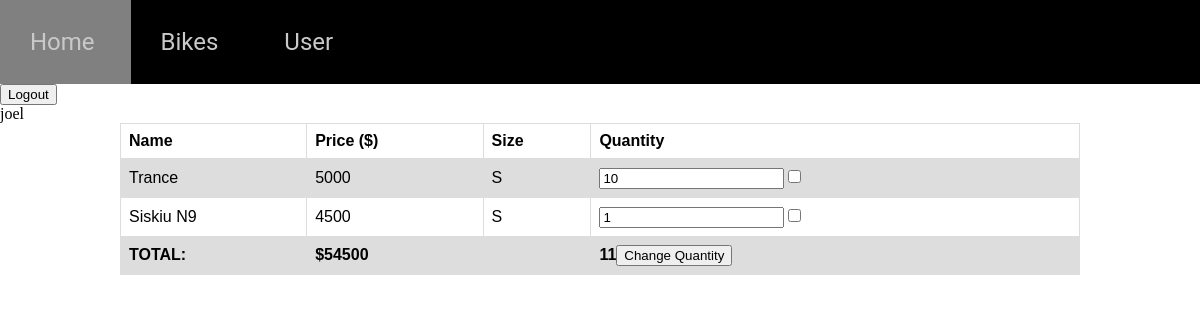
Page /user (signed in) on the committed database.
### tables this page shows
CREATE TABLE users (id INTEGER PRIMARY KEY, name STRING NOT NULL UNIQUE, password STRING NOT NULL, email STRING NOT NULL UNIQUE, phone INTEGER, admin INTEGER DEFAULT (0) NOT NULL);

CREATE TABLE cart (user_id INTEGER REFERENCES users (id), bike_id INTEGER REFERENCES bikes (id), quantity INTEGER NOT NULL DEFAULT (1), id INTEGER PRIMARY KEY NOT NULL, size INTEGER REFERENCES sizes (id) NOT NULL);

CREATE TABLE bikes (id INTEGER PRIMARY KEY NOT NULL UNIQUE, name STRING UNIQUE NOT NULL, type INT REFERENCES type (id) NOT NULL, price INT NOT NULL, brand INT NOT NULL REFERENCES brand (id), year INT NOT NULL, wheel_size REFERENCES wheel_sizes (id) NOT NULL, image STRING UNIQUE NOT NULL, description STRING NOT NULL, gender INTEGER REFERENCES genders (id) NOT NULL);

CREATE TABLE sizes (id INTEGER PRIMARY KEY UNIQUE NOT NULL, size STRING NOT NULL UNIQUE);

### main.py (the view, shortened to what this page needs)
@app.route("/user", methods=["GET", "POST"])
def user():
    if session.get('logstatus', None) == "false":
        return redirect(url_for("bikes"))
    else:
        user_id = session.get('logstatus', None)
        conn = sqlite3.connect('Beamma-Bikes.db')
        c = conn.cursor()
        c.execute("SELECT bikes.name, bikes.price, cart.quantity, cart.id, cart.user_id, sizes.size FROM cart INNER JOIN bikes ON cart.bike_id = bikes.id INNER JOIN sizes ON cart.size = sizes.id WHERE user_id=?", (user_id,))
        cart = c.fetchall()
        c.execute("SELECT name FROM users WHERE id=?",(user_id,))
        name = c.fetchall()
        name = name[0]
        conn.close()
        price = 0
        quantity = 0
        for i in range(len(cart)):
            bike = cart[i]
            quantity += bike[2]
            price += bike[1] * bike[2]
        return render_template("user.html", logstatus = session.get('logstatus', None), cart = cart, name = name[0], price = price, quantity = quantity, adminstatus = session.get('adminstatus', None))

### templates/user.html
{% extends 'layout.html' %}
{% block content %}
  <form method="POST">
    <input type = "submit" name = "logout" value = "Logout"></input>
  </form>
  {{ name }}
  <form method="POST">
  <div class = "cart">
    <table>
      <tr>
        <th>Name</th>
        <th>Price ($)</th>
        <th>Size</th>
        <th>Quantity</th>
      </tr>
      {% for items in cart %}
      <tr>
        <td>
          {{ items[0] }}
        </td>
        <td>
          {{ items[1] }}
        </td>
        <td>
          {{ items[5] }}
        </td>
          <td><input type = "number" name = {{ items[3] }} value = {{ items[2] }} ></input><input type="checkbox" name="a{{ items[3] }}" value="Remove"></input></td>
      {% endfor %}
      </tr>
        <tr>
          <th>TOTAL:</th>
          <th>${{ price }}</th>
          <th></th>
          <th>{{ quantity }}<input type ="submit" value = "Change Quantity"></input></th>
        </tr>
      </table>
      </form>
  </div>
{% endblock %}

### static/css/style.css (style rules this page uses)
html, body { margin: 0; padding: 0; height: 100%; width: 100%; scroll-behavior: smooth; }
table { font-family: arial, sans-serif; border-collapse: collapse; width: 80%; margin-left: 10%; margin-right: 10%; }
td, th { border: 1px solid #dddddd; text-align: left; padding: 8px; }
tr:nth-child(even) { background-color: #dddddd; }

### rows in the picture
users: name "joel"
cart: name "Trance", price "5000", size "S", id+quantity "10"
cart: name "Siskiu N9", price "4500", size "S", quantity "1"

### other values in the picture
{{ price }} "54500"
{{ quantity }} "11"
